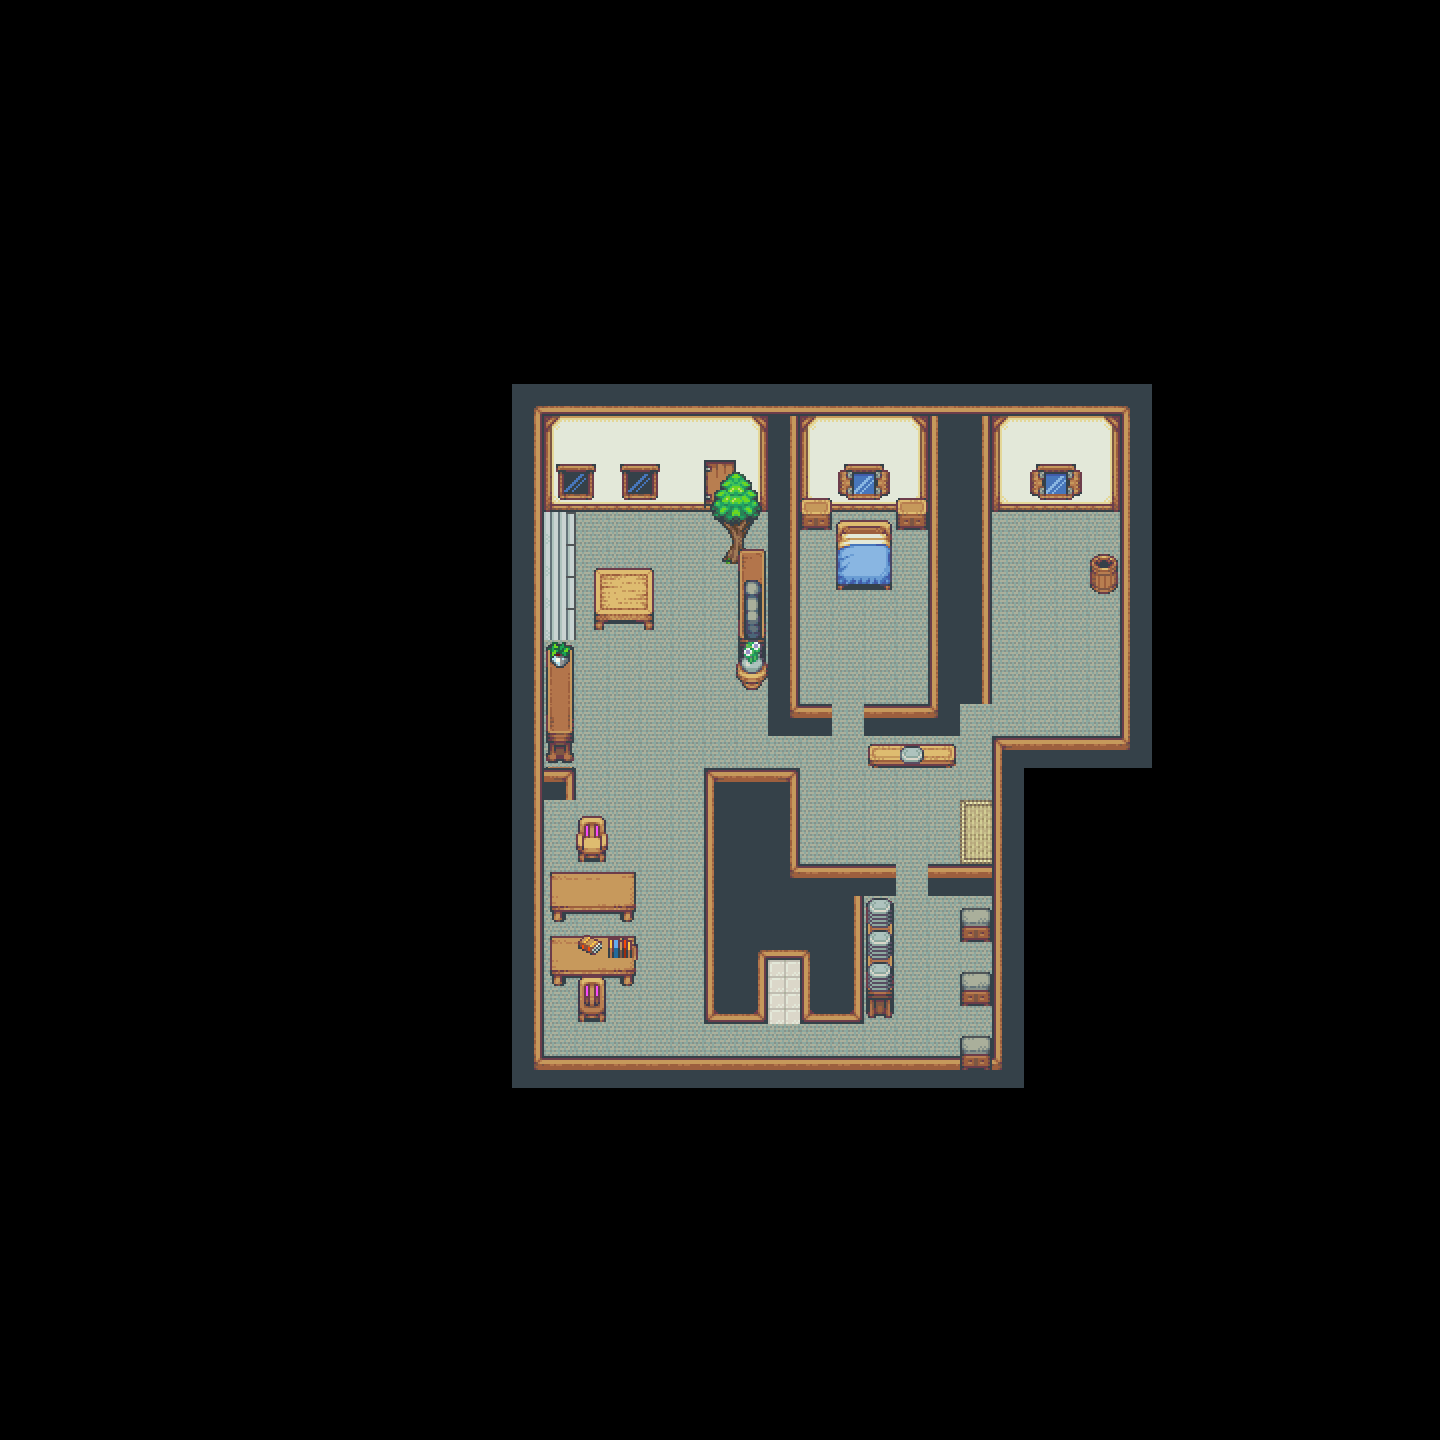

The image is a tile-based game level rendered from a .tmx file. Its description and source (layers, tilesets, objects; grid data summarised) follow:
An orthogonal 45x45 tile map with 32x32 px tiles, 3 tile layers (Tile Layer 1, Tile Layer 2, Tile Layer 3), 18 tilesets and 8 objects (8x npc).

<map version="1.2" tiledversion="1.2.4" orientation="orthogonal" renderorder="right-down" width="45" height="45" tilewidth="32" tileheight="32" infinite="0" nextlayerid="6" nextobjectid="9">
 <tileset firstgid="1" source="castle.tsx" />
 <tileset firstgid="579" source="desert.tsx" />
 <tileset firstgid="993" source="dungeon.tsx" />
 <tileset firstgid="2472" source="house.tsx" />
 <tileset firstgid="5094" source="inside.tsx" />
 <tileset firstgid="6774" source="outside.tsx" />
 <tileset firstgid="8022" source="terrain.tsx" />
 <tileset firstgid="9972" source="water.tsx" />
 <tileset firstgid="12777" source="beach.tsx" />
 <tileset firstgid="13713" source="dark_dimension.tsx" />
 <tileset firstgid="14322" source="farm_fort.tsx" />
 <tileset firstgid="16454" source="inside2.tsx" />
 <tileset firstgid="17079" source="inside3.tsx" />
 <tileset firstgid="17655" source="outside2.tsx" />
 <tileset firstgid="18231" source="outside3.tsx" />
 <tileset firstgid="18856" source="outside4.tsx" />
 <tileset firstgid="19720" source="ruindungeons_sheet_full.tsx" />
 <tileset firstgid="22268" source="ship_tileset.tsx" />
 <layer id="2" name="Tile Layer 1" width="45" height="45">
  <data>[2025 cells, 400 non-empty, 26 distinct tile ids]</data>
 </layer>
 <layer id="3" name="Tile Layer 2" width="45" height="45">
  <data>[2025 cells, 81 non-empty, 56 distinct tile ids]</data>
 </layer>
 <layer id="4" name="Tile Layer 3" width="45" height="45">
  <data>[2025 cells, 18 non-empty, 16 distinct tile ids]</data>
 </layer>
 <objectgroup id="5" name="Object Layer 1">
  <object id="1" name="Paol" type="npc" x="704" y="480" width="64" height="96">
   <properties>
    <property name="jsonFile" value="paol.json" />
    <property name="name" value="Paol" />
    <property name="npcClass" value="GenericObject" />
   </properties>
  </object>
  <object id="2" name="Pumba" type="npc" x="736" y="640" width="32" height="64">
   <properties>
    <property name="jsonFile" value="pumba.json" />
    <property name="name" value="Pumba" />
    <property name="npcClass" value="GenericObject" />
   </properties>
  </object>
  <object id="3" name="Perkamentus" type="npc" x="544" y="640" width="32" height="32">
   <properties>
    <property name="jsonFile" value="perkamentus.json" />
    <property name="name" value="Perkamentus" />
    <property name="npcClass" value="GenericObject" />
   </properties>
  </object>
  <object id="4" name="Djaan's desk" type="npc" x="544" y="864" width="96" height="32">
   <properties>
    <property name="jsonFile" value="desk.json" />
    <property name="name" value="Djaan's bureau" />
    <property name="npcClass" value="GenericObject" />
   </properties>
  </object>
  <object id="5" name="Dishes" type="npc" x="864" y="896" width="32" height="96">
   <properties>
    <property name="jsonFile" value="dishes.json" />
    <property name="name" value="Afwas" />
    <property name="npcClass" value="GenericObject" />
   </properties>
  </object>
  <object id="6" name="Keys" type="npc" x="896" y="736" width="32" height="32">
   <properties>
    <property name="jsonFile" value="keys.json" />
    <property name="name" value="Sleutelbakje" />
    <property name="npcClass" value="GenericObject" />
   </properties>
  </object>
  <object id="7" name="Laundry Basket" type="npc" x="1088" y="544" width="32" height="64">
   <properties>
    <property name="jsonFile" value="laundry.json" />
    <property name="name" value="Wasmand" />
    <property name="npcClass" value="LaundryBasket" />
   </properties>
  </object>
  <object id="8" name="Door" type="npc" x="960" y="800" width="32" height="64">
   <properties>
    <property name="jsonFile" value="door.json" />
    <property name="name" value="De voordeur" />
    <property name="npcClass" value="Door" />
   </properties>
  </object>
 </objectgroup>
</map>
